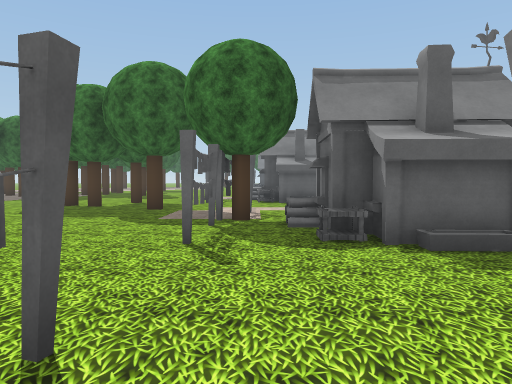
[1] (above)

24 first-person views from a walk through a scene from a Unity 3-D project. The camera is 1.5 m above the floor, tilts 2° down and sees 70° across. The floor is counted in squares, 2 m on a side. Each view is taken from the middle of a square. On the plan, view 1 faces up. The plan holds only what a view shows up to about 11 squares ahead; the rest is blank. The place goes on beyond the plan. Some trees and plants on the terrain are drawn as simple stand-ins. The player character is not drawn. Some animated figures are not drawn. Some surface patterns are stand-ins.

[2]
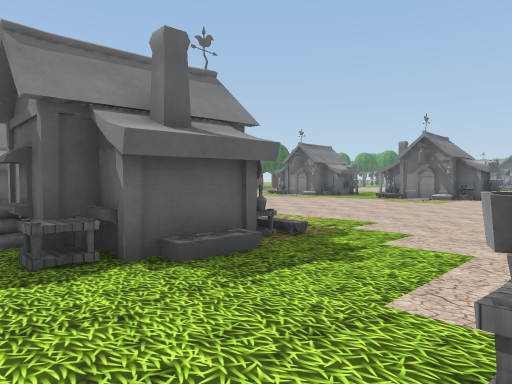

[3]
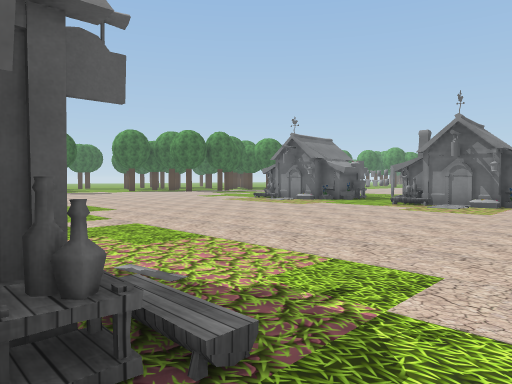

[4]
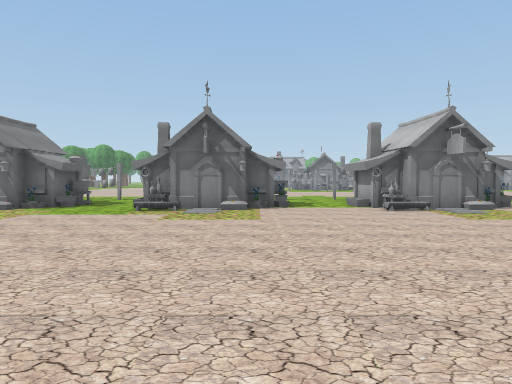

[5]
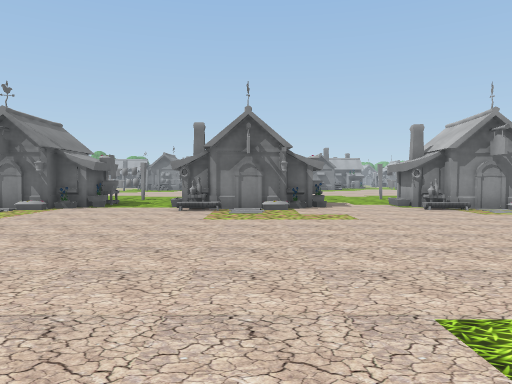

[6]
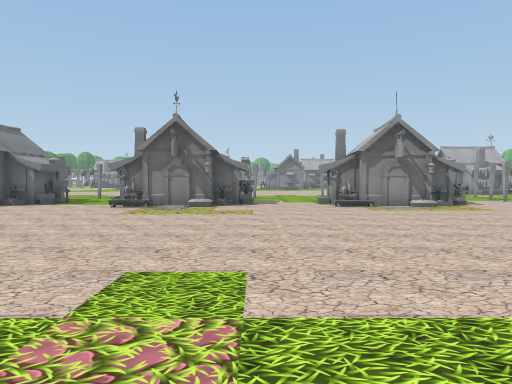

[7]
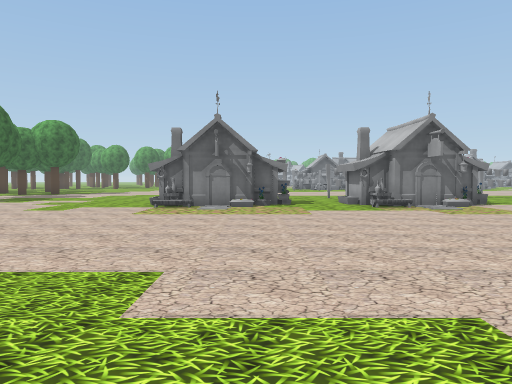

[8]
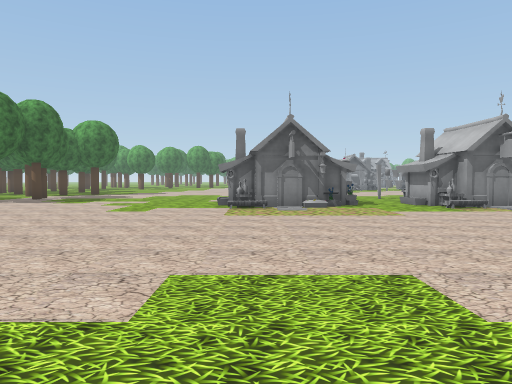

[9]
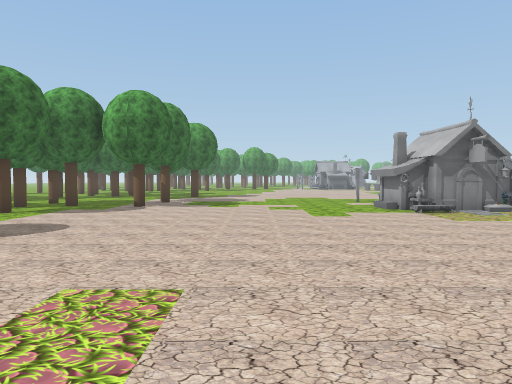

[10]
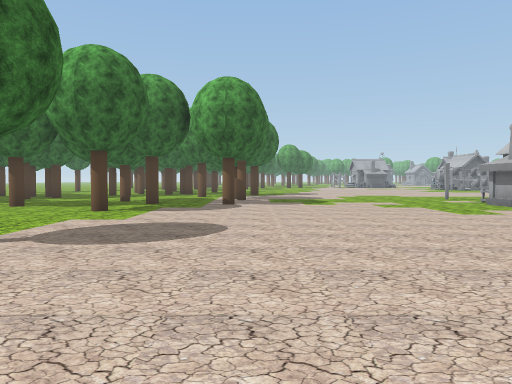

[11]
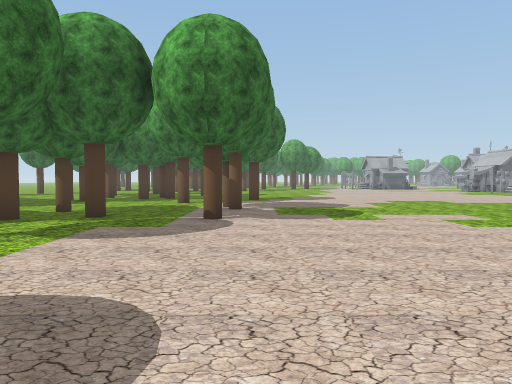

[12]
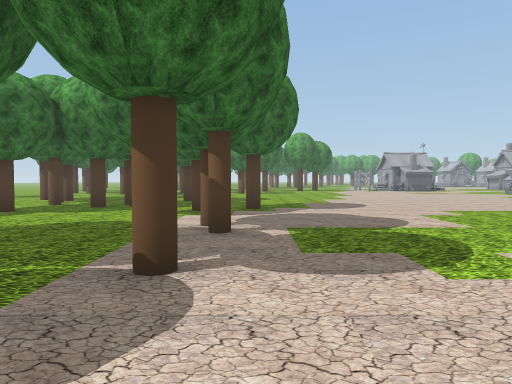

[13]
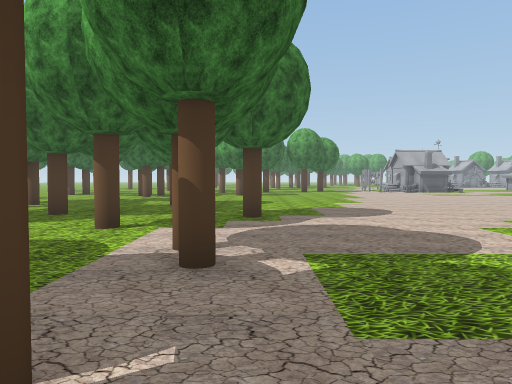

[14]
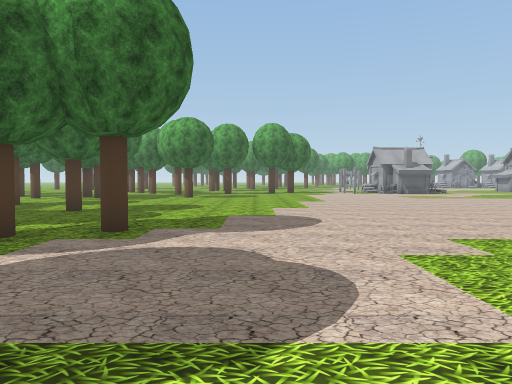

[15]
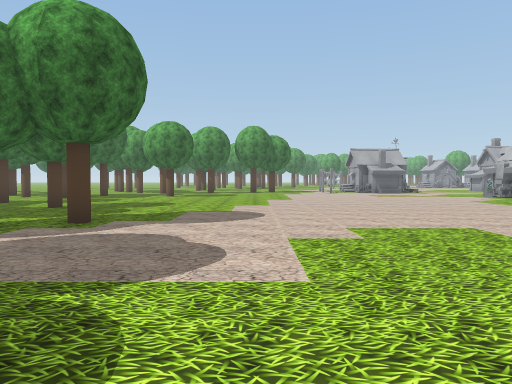

[16]
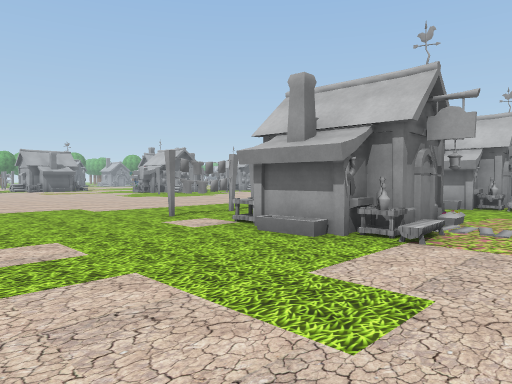

[17]
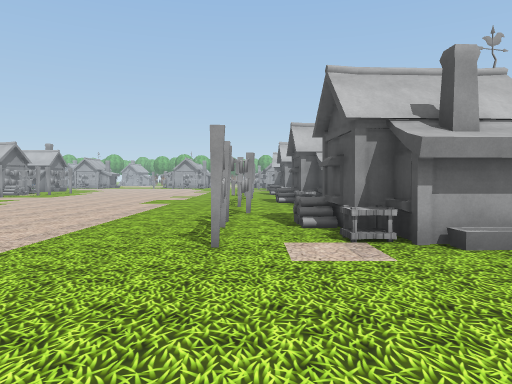

[18]
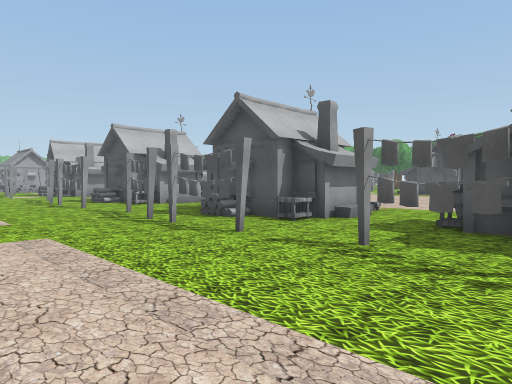

[19]
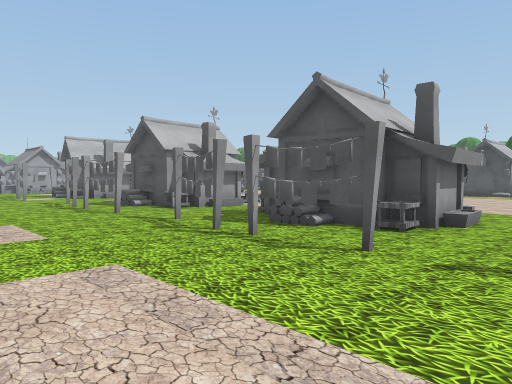

[20]
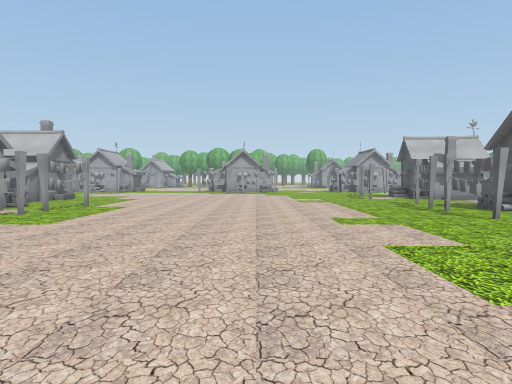

[21]
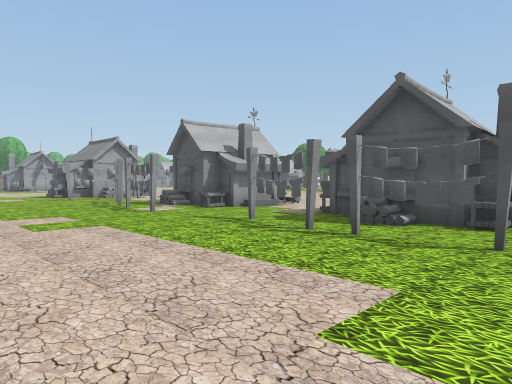

[22]
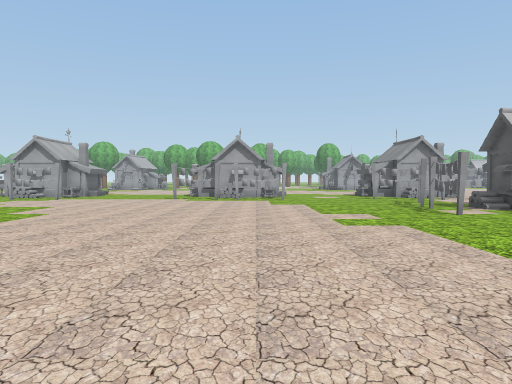

[23]
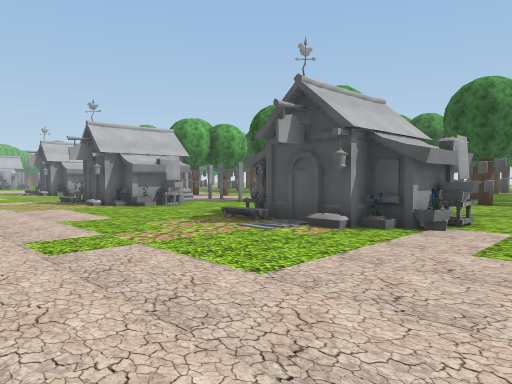

[24]
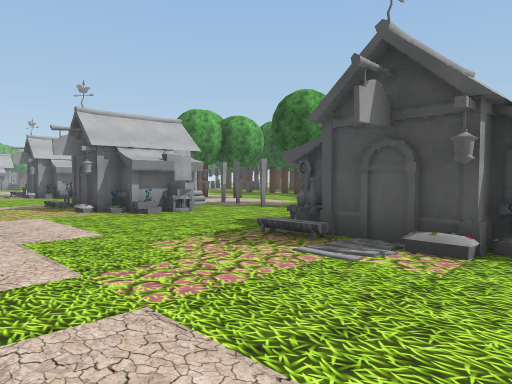

### Floor plan
Key: @ floor where view 1 was taken; # wall or solid block; . floor; / step, stairs or slope; T tree; B building; A table; F flowerpot; H thing the floor can be seen under or through; O other object.
Columns run from 5 left of view 1 to 28 right of it. Each row starts with its distance up from view 1.
 27                   ..T. .... .TOT
 26                  ....T...........T
 25                ....T..T.....TT....
 24               T......T......T.....
 23             ..............T....T.
 22            ..........T..T..T......
 21           .............T...T......
 20            .......................
 19            .......................
 18          / .......................
 17            .......................
 16            .......................
 15            .......................
 14      BB   ..........BB.#..........
 13          ..........A##A#..........
 12  O    B#  .........#####..........
 11  ... ... ..........FO#.#.....  ..
 10 TT.....   .........OBA.#......
  9 ..T....   ....................
  8 .....#.   .........ABB.#.......
  7 .....T.   .........B##BH.......
  6  .....## ..........F  HH.......
  5  ...#BA##/..........OB.H........
  4   ..#..BA/..........OO.H.........
  3    ..............................
  2    ....O...........OBB.#.........#
  1  ...#.#BA..........B##B#.........#
  0  T..#@##FO.........F ###.........#
 -1        ##...........OB.#.........#
 -2        BA...........OO.#..........
 -3        B.........................
 -4       ............./BB............
 -5      ............../O#A.#.........
 -6    T.#.AO...  .....B ##.#.........
 -7     .#BBO...    ..OF##.#..........
 -8         #O..     ..O B. ..........

Where each view was taken, in squares from view 1:
view 1: 0 up, 0 right, facing up
view 2: 1 up, 0 right, facing up-right
view 3: 3 up, 3 right, facing up-right
view 4: 5 up, 5 right, facing right
view 5: 0 up, 5 right, facing right
view 6: 2 down, 4 right, facing right
view 7: 11 up, 4 right, facing right
view 8: 13 up, 4 right, facing right
view 9: 18 up, 4 right, facing right
view 10: 21 up, 5 right, facing right
view 11: 21 up, 9 right, facing right
view 12: 21 up, 13 right, facing right
view 13: 21 up, 15 right, facing right
view 14: 19 up, 17 right, facing right
view 15: 18 up, 16 right, facing right
view 16: 18 up, 12 right, facing down-right
view 17: 18 up, 18 right, facing down
view 18: 12 up, 22 right, facing down-left
view 19: 10 up, 22 right, facing down-left
view 20: 9 up, 23 right, facing down
view 21: 3 up, 23 right, facing down-left
view 22: 3 up, 23 right, facing down
view 23: 3 up, 8 right, facing down-left
view 24: 1 up, 7 right, facing down-left
